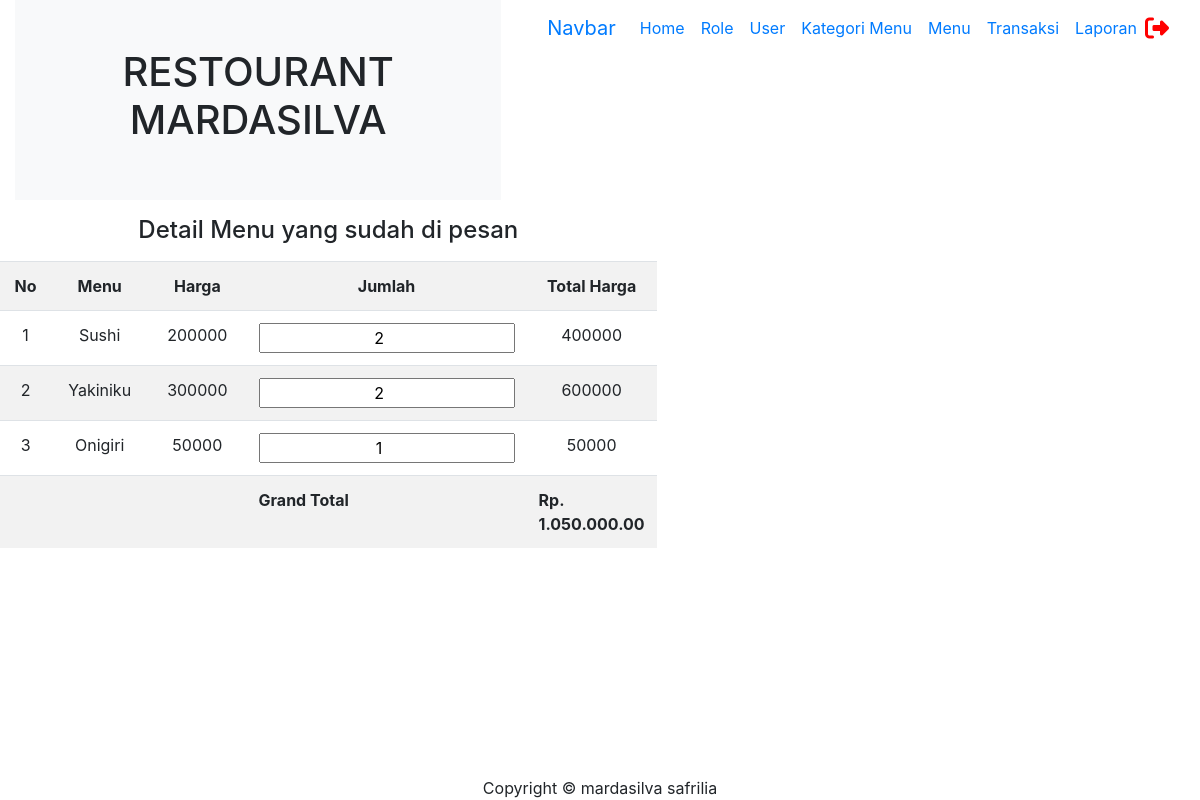
Page /admin/layout/admin.php?page=transaksi-detail&nomor_transaksi=INV/2023/0026 (signed in) on the committed database.
### tables this page shows
CREATE TABLE `detail_transaksi` (
  `id_detail_transaksi` int(11) NOT NULL,
  `id_transaksi` int(11) NOT NULL,
  `id_menu` int(11) NOT NULL,
  `jumlah_menu` int(11) NOT NULL,
  `total_harga` int(11) NOT NULL
);

CREATE TABLE `menu` (
  `id_menu` int(11) NOT NULL,
  `id_kategori_menu` int(11) NOT NULL,
  `nama_menu` varchar(30) NOT NULL,
  `deskripsi_menu` varchar(255) NOT NULL,
  `harga_menu` int(11) NOT NULL,
  `status_menu` enum('tersedia','habis') NOT NULL,
  `foto_menu` varchar(255) NOT NULL
);

### admin/transaksi/transaksi-detail.php (the view, shortened to what this page needs)
<div class="row">
    <div class="col-12 ">
        <h4 class="text-center mt-3 mb-3">Detail Menu yang sudah di pesan </h4>
        <table class="table table-striped">
            <tr>
                <th style="text-align: center;">No</th>
                <th style="text-align: center;">Menu</th>
                <th style="text-align: center;">Harga</th>
                <th style="text-align: center;">Jumlah</th>
                <th style="text-align: center;">Total Harga</th>
            </tr>
    <?php
    $no =1;
    $query_select_dt = $koneksi->query("SELECT * FROM detail_transaksi
                                        JOIN transaksi ON detail_transaksi.id_transaksi = transaksi.id_transaksi
                                        JOIN menu ON detail_transaksi.id_menu = menu.id_menu
                                        WHERE transaksi.nomor_transaksi = '$_GET[nomor_transaksi]'
                                         ");
    while ($hasil_select_dt = $query_select_dt->fetch_object()) {
        ?>
            <tr>
                <td style="text-align: center;"><?= $no ?></td>
                <td style="text-align: center;"><?= $hasil_select_dt->nama_menu ?></td>
                <td width="15%" style="text-align: center;"><?= $hasil_select_dt->harga_menu ?></td>
            <form action="?page=transaksi_detail-update" method="POST">
                <td width="15%">
                    <input style="text-align: center;"type="number" name="jumlah_menu"  value="<?= $hasil_select_dt->jumlah_menu ?>">
                </td>
            </form>
                <td width="15%" style="text-align: center;"><?= $hasil_select_dt->total_harga ?></td>
            </tr>
        <?php
        $no++;
    }
    ?>
        <tr>
            <?php
            $query_select_tr = $koneksi->query("SELECT * FROM transaksi
                                                WHERE nomor_transaksi = '$_GET[nomor_transaksi]' ");
            $id_transaksi = $query_select_tr->fetch_object()->id_transaksi;
            $query_sum_dt = $koneksi->query("SELECT SUM(total_harga) AS grandtotal
                                            FROM detail_transaksi WHERE id_transaksi = '$id_transaksi' ");
            $grand_total = $query_sum_dt->fetch_object()->grandtotal;
            ?>
            <td colspan="3"></td>
            <td colspan="1"><b>Grand Total</b></td>
            <td colspan="2"><b>Rp. <?= number_format($grand_total,2,".",".")?></b></td>
        </tr>
        </table>
    </div>
</div>

### admin/layout/admin.php (shortened to what this page needs)
<?php
include("../../config/koneksi.php");
?>
<!DOCTYPE html>
<html lang="en">
<head>
     <link rel="stylesheet" href="../../assets/css/bootstrap.css">
     <link href="../../assets/fontawesome/css/fontawesome.css" rel="stylesheet">
     <link href="../../assets/fontawesome/css/brands.css" rel="stylesheet">
     <link href="../../assets/fontawesome/css/solid.css" rel="stylesheet">
</head>
<body>
     <div class="container-fluid ">
          <div class="row">
               <div class="col">
               <div  style="background-image: url('../../assets/image/logo.png');background-repeat:no-repeat;background-position:center"
                 class="p-4 p-lg-6 bg-light rounded-3 text-center">
                    <br>
                    <h1 class="display-5 fw-bold bg-light">RESTOURANT MARDASILVA</h1>
                    <br>
               </div>
          </div>
          <div class="row">
               <div class="col">
                    <nav class="navbar navbar-expand-lg bg-body-tertiary">
                         <div class="container-fluid">
                         <a class="navbar-brand" href="#">Navbar</a>
                         <div class="collapse navbar-collapse" id="navbarSupportedContent">
                              <ul class="navbar-nav me-auto mb-2 mb-lg-0">
                                   <li class="nav-item">
                                        <a class="nav-link <?= $_GET['page'] == 'home'?'link-success':'' ?>" href="?page=home">Home</a>
                                   </li>
                                   <?php
                                   if ($_SESSION['role'] == 'admin') {
                                   ?>
                                   <li class="nav-item">
                                        <a class="nav-link <?= $_GET['page'] == 'role_user'?'link-success':'' ?>" href="?page=role_user">Role</a>
                                   </li>
                                   <li class="nav-item">
                                        <a class="nav-link <?= $_GET['page'] == 'user'?'link-success':'' ?>" href="?page=user">User</a>
                                   </li>
                                   <li class="nav-item">
                                        <a class="nav-link <?= $_GET['page'] == 'kategori_menu'?'link-warning':'' ?>" href="?page=kategori_menu">Kategori Menu</a>
                                   </li>
                                   <li class="nav-item">
                                        <a class="nav-link <?= $_GET['page'] == 'menu'?'link-danger':'' ?>" href="?page=menu">Menu</a>
                                   </li>
                                   <?php
                                   }
                                   ?>
                                   <li class="nav-item">
                                        <a class="nav-link <?= $_GET['page'] == 'transaksi'?'link-success':'' ?>" href="?page=transaksi">Transaksi</a>
                                   </li>
                                   <li class="nav-item">
                                        <a class="nav-link <?= $_GET['page'] == 'laporan'?'link-success':'' ?>" href="?page=laporan">Laporan</a>
                                   </li>
                              </ul>
                              <form class="d-flex" role="search">
                                   <a href="?page=logout">
                                   <i class="fa-solid fa-right-from-bracket fa-xl" style="color: #ff0000;"></i>
                                   </a>
                              </form>
                         </div>
                         </div>
                    </nav>
               </div>
          </div>
          <div class="row">
               <div class="col">
                    <?php
                    if ($_SESSION['role'] == 'admin') {
                         if ($_GET) {
                              $page = $_GET['page'];
                              switch ($page) {
                                   case 'transaksi-detail':
                                        include('../transaksi/transaksi-detail.php');
                                        break;
                              }
                         }
                    }
                    ?>
               </div>
          </div>
          <div class="row">
               <div class="col fixed-bottom">
                    <center>Copyright &copy; mardasilva safrilia</center>
               </div>
          </div>
     </div>
</body>
</html>

### rows in the picture
detail_transaksi: id_menu.nama_menu "Sushi", id_menu.harga_menu "200000", jumlah_menu "2", total_harga "400000"
detail_transaksi: id_menu.nama_menu "Yakiniku", id_menu.harga_menu "300000", jumlah_menu "2", total_harga "600000"
detail_transaksi: id_menu.nama_menu "Onigiri", id_menu.harga_menu "50000", jumlah_menu "1", total_harga "50000"

### other values in the picture
$grand_total "1.050.000.00"
